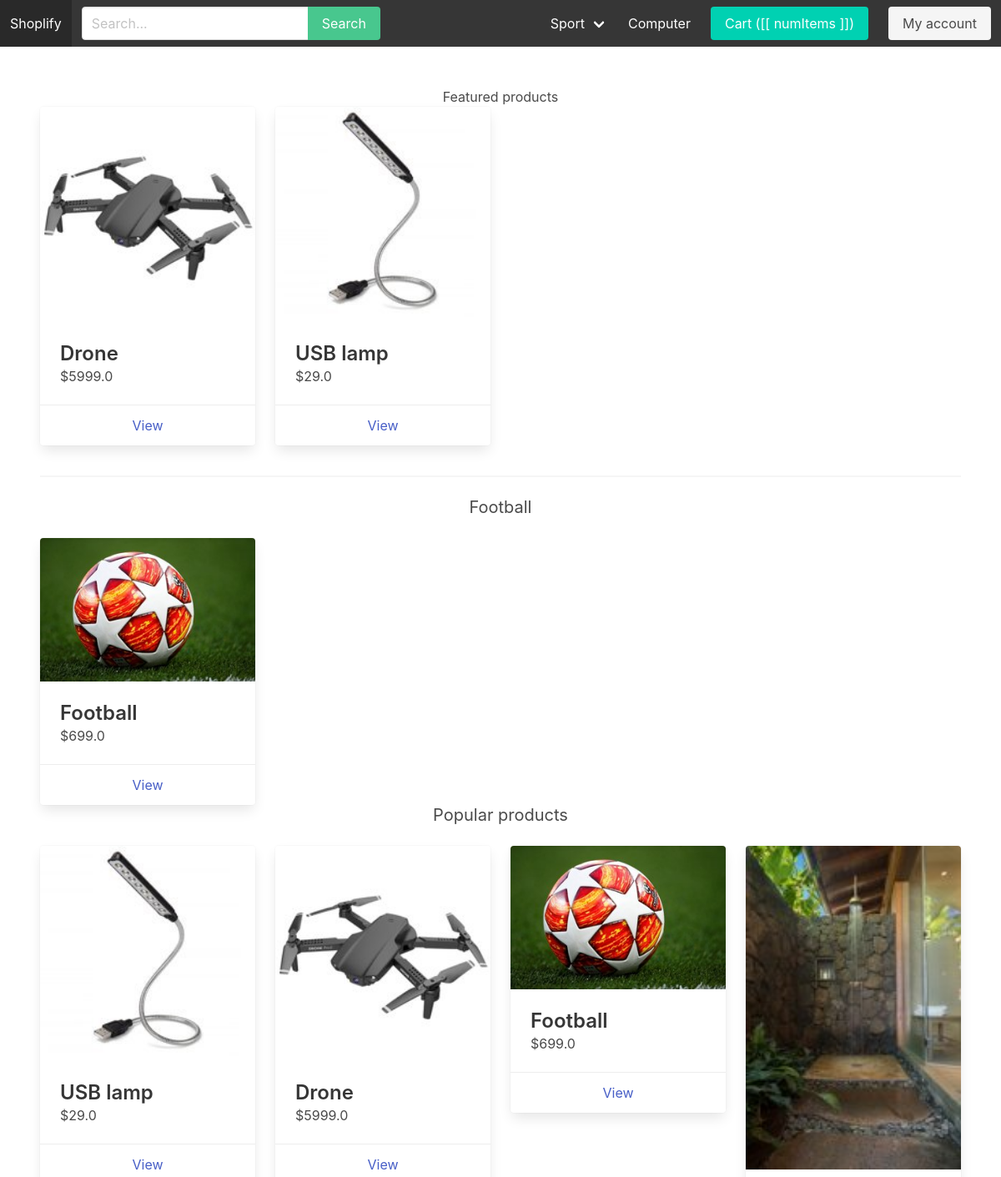
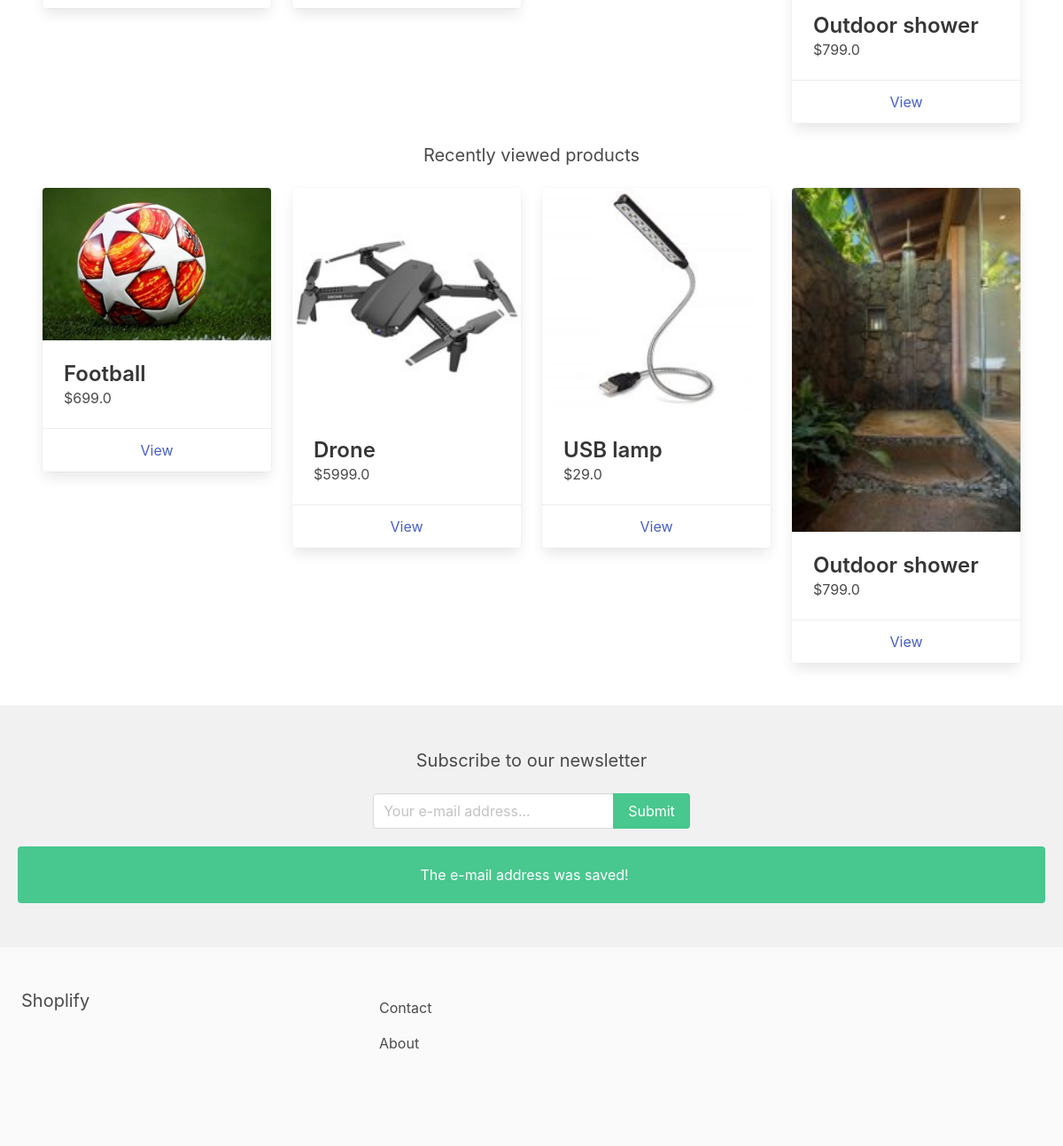
Screenshot of / (signed in) with the database file from the repository (2 pictures, top to bottom).
### store/models.py (models this page shows, shortened)
class Category(models.Model):
    parent = models.ForeignKey('self', related_name='children', on_delete=models.CASCADE, blank=True, null=True)
    title = models.CharField(max_length=255)
    slug = models.SlugField(max_length=255)
    ordering = models.IntegerField(default=0)
    is_featured = models.BooleanField(default=False)
    class Meta:
        verbose_name_plural = 'Categories'
        ordering = ('ordering',)

class Product(models.Model):
    category = models.ForeignKey(Category, related_name='products', on_delete=models.CASCADE)
    parent = models.ForeignKey('self', related_name='variants', on_delete=models.CASCADE, blank=True, null=True)
    title = models.CharField(max_length=255)
    slug = models.SlugField(max_length=255)
    description = models.TextField(blank=True, null=True)
    price = models.FloatField(max_length=255)
    is_featured = models.BooleanField(default=False)
    num_available = models.IntegerField(default=1)
    num_visits = models.IntegerField(default=0)
    last_visit = models.DateTimeField(blank=True, null=True)
    image = models.ImageField(upload_to='uploads/', blank=True, null=True)
    thumbnail = models.ImageField(upload_to='uploads/', blank=True, null=True)
    date_added = models.DateTimeField(auto_now_add=True)
    class Meta:
        ordering = ('-date_added',)

### core/views.py (the view)
# urls.py: path('', frontpage, name='frontpage'),
def frontpage(request):
    products = Product.objects.filter(is_featured=True)
    featured_categories = Category.objects.filter(is_featured=True)
    popular_products = Product.objects.all().order_by('-num_visits')[0:4]
    recently_viewed_products = Product.objects.all().order_by('-last_visit')[0:4]
    context = {
        'products': products,
        'featured_categories': featured_categories,
        'popular_products': popular_products,
        'recently_viewed_products': recently_viewed_products
    }
    return render(request, 'frontpage.html', context)

### cart/cart.py (called while the page is built)
    def __iter__(self):
        product_ids = self.cart.keys()
        product_clean_ids = []
        for p in product_ids:
            product_clean_ids.append(p)
            self.cart[str(p)]['product'] = Product.objects.get(pk=p)
        for item in self.cart.values():
            item['total_price'] = float(item['price']) * int(item['quantity'])
            yield item

    def get_total_length(self):
        return sum(int(item['quantity']) for item in self.cart.values())

    def get_total_cost(self):
            return sum(float(item['total_price']) for item in self)

### cart/context_processors.py (called while the page is built)
def cart(request):
    return {'cart': Cart(request)}

### store/context_processors.py (called while the page is built)
def menu_categories(request):
    categories = Category.objects.filter(parent=None)
    return {'menu_categories': categories}

### core/templates/frontpage.html (shortened to what this page needs)
{% extends 'base.html' %}
{% block content %}
    <h2 class="subtitile has-text-centered">Featured products</h2>
    {% with products as list_products %}
        {% include 'parts/product_list.html' %}
    {% endwith %}
    <hr>
    <div class="featured-categories">
        {% for category in featured_categories %}
            <h2 class="subtitle has-text-centered">{{ category.title }}</h2>
            {% with category.products.all|slice:":3" as list_products %}
                {% include 'parts/product_list.html' %}
            {% endwith %}
        {% endfor %}
    </div>
    <h2 class="subtitle has-text-centered">Popular products</h2>
    {% with popular_products as list_products %}
        {% include 'parts/product_list.html' %}
    {% endwith %}
    <h2 class="subtitle has-text-centered">Recently viewed products</h2>
    {% with recently_viewed_products as list_products %}
        {% include 'parts/product_list.html' %}
    {% endwith %}
{% endblock %}

### core/templates/base.html (shortened to what this page needs)
{% load static %}
<!DOCTYPE html>
<html>
    <head>
        <link rel="stylesheet" href="https://cdn.jsdelivr.net/npm/bulma@0.9.0/css/bulma.min.css">
        <link rel="stylesheet" href="{% static 'main.css' %}">
    </head>
    <body>
        <nav class="navbar is-dark" id="navbarapp">
            <div class="navbar-brand">
                <a href="{% url 'frontpage' %}" class="navbar-item" href="/">Shoplify</a>
            </div>
            <div id="main-navbar" class="navbar-menu" :class="{ 'is-active': menuClass }">
                <div class="navbar-start">
                    <div class="navbar-item">
                        <form method="get" action="{% url 'search' %}">
                            <div class="field has-addons">
                                <div class="control">
                                    <input type="text" class="input" placeholder="Search..." name="query">
                                </div>
                                <div class="control">
                                    <button class="button is-success">Search</button>
                                </div>
                            </div>
                        </form>
                    </div>
                </div>
                <div class ="navbar-end">
                    {% for category in menu_categories %}
                        {% if not category.children.all %}
                            <a href="{% url 'category_detail' category.slug %}" class="navbar-item">{{ category.title }}</a>
                        {% else %}
                            <div class="navbar-item has-dropdown is-hoverable">
                                <a href="{% url 'category_detail' category.slug %}" class="navbar-link">{{ category.title }}</a>
                            </div>
                        {% endif %}
                    {% endfor %}
                    <div class="navbar-item">
                        <a href="{% url 'cart' %}" class="button is-primary">Cart ([[ numItems ]])</a>
                    </div>
                    {% if request.user.is_authenticated %}
                        <div class="navbar-item">
                            <a href="{% url 'myaccount' %}" class="button is-light">My account</a>
                        </div>
                    {% endif %}
                </div>
            </div>
        </nav>
        <section class="section">
            {% block content %}
            {% endblock %}
        </section>
        {% include 'parts/newsletter.html' %}
        <footer class="footer">
            <div class="columns">
                <div class="column is-4">
                    <h2 class="subtitle">Shoplify</h2>
                </div>
                <div class="column is-8">
                    <a href="{% url 'contact' %}" class="navbar-item">Contact</a>
                    <a href="{% url 'about' %}" class="navbar-item">About</a>
                </div>
            </div>
        </footer>
    </body>
</html>

### store/templates/parts/product_list.html
<div class="columns is-multiline">
    {% for p in list_products %}
        <div class="column is-3">
            <div class="card">
                <div class="card-image">
                    <figure class="image">
                        <img src="{{ p.thumbnail.url }}">
                    </figure>
                </div>
                <div class="card-content">
                    <div class="media">
                        <div class="media-content">
                            <p class="title is-4">{{ p.title }}</p>
                            <p class="subtitle is-6">${{ p.price }}</p>
                        </div>
                    </div>
                </div>
                <footer class="card-footer">
                    <a href="{% url 'product_detail' p.category.slug p.slug %}" class="card-footer-item">View</a>
                </footer>
            </div>
        </div>
    {% endfor %}
</div>

### rows the page displays
Category: title "Sport"
Category: title "Computer"
Product: thumbnail (picture), title "Drone", price "5999.0"
Product: thumbnail (picture), title "USB lamp", price "29.0"
Category: title "Football"
Product: thumbnail (picture), title "Football", price "699.0"
Product: thumbnail (picture), title "Outdoor shower", price "799.0"
